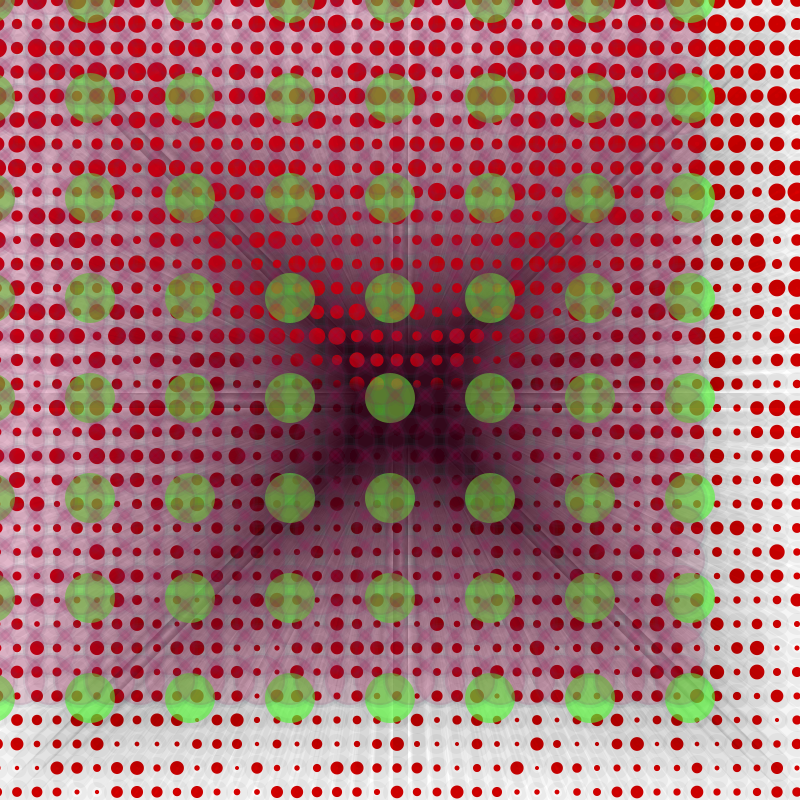
Frame 1 (no input)
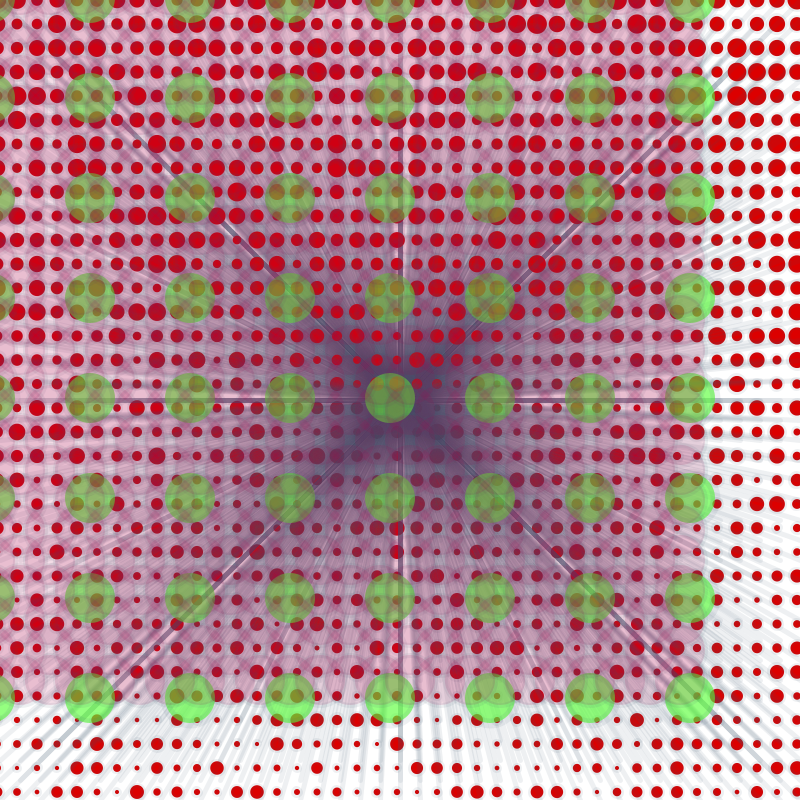
Frame 60 (the mouse pressed at the canvas centre just before this capture)
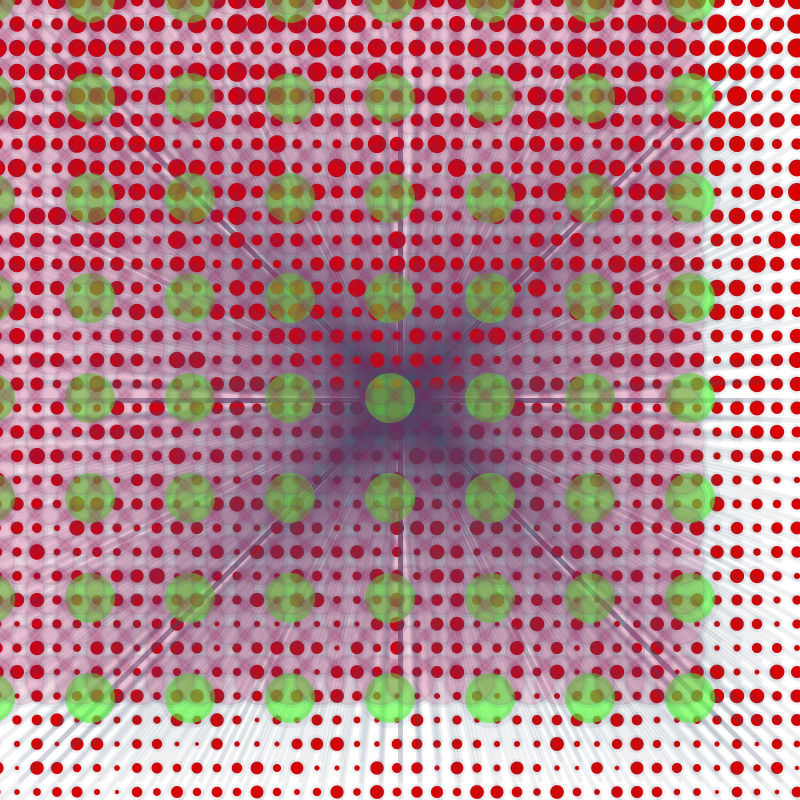
Frame 120 (the mouse held since frame 60 and released just before this capture)

The Processing sketch that drew these frames (run headless with seeded random() and noise(); from frame 60 on, the mouse is pressed at the canvas centre):

// Processing sketch: processing_56862
// ── processing_56862.pde


int radius = 100;
float x = -radius;
float speed = 0.5;

void setup() {
  size(800, 800);
  smooth();
  strokeWeight(15);
  stroke(0, 0, 0, 10);
  ellipseMode(CENTER);
}

void draw() {
  background(255);
  //right
  for (int y= 0; y<=800; y+=20) {
    for (int x= 0; x<=800; x+=20) {
      fill(220, 0, 0);
      x += speed;
      float r = random(-5, 5);
      ellipse(x-3, y*1.2, 15 - y/100 + r, 15- y/100 + r);
      line( x, y, 400, 400);
    }
  }




  //top
  strokeWeight(10);
  for (int m= 0; m<=height-20; m+=100) {
    for (int n= 0; n<=width-20; n+=100) {
      fill(88, 268, 55, 162);
      ellipseMode(CENTER);
      ellipse(n-5*2, m-5/2, 50, 50);
    }
  }

  //left
  strokeWeight(5);
  stroke(56, 79, 100, 22);
  for (int g= 0; g<=height; g+=30) {
    for (int f= 0; f<= width; f+=30) {
      fill(168, 0, 76, 35);
      ellipseMode(CENTER);
      ellipse(f-100, g-100, 50, 50);
    }
  }
}//closing bracket for draw


//}
